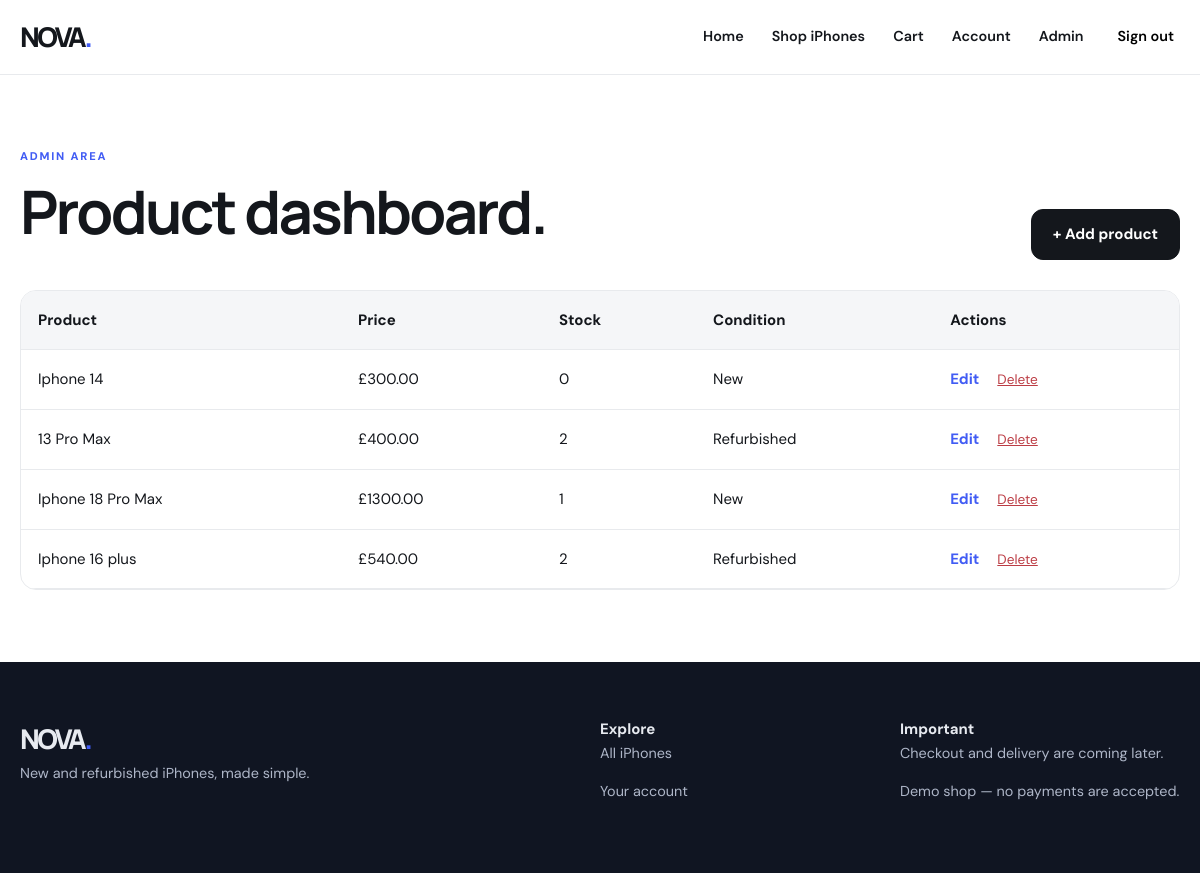
The page /admin (signed in) on the database its author committed.
### app.py (models this page shows)
class Product(db.Model):
    id = db.Column(db.Integer, primary_key=True)
    name = db.Column(db.String(100), nullable=False)
    price = db.Column(db.Numeric(10, 2), nullable=False)
    description = db.Column(db.Text, nullable=False)
    stock_quantity = db.Column(db.Integer, nullable=False, default=0)
    condition = db.Column(db.String(30), nullable=False)
    storage = db.Column(db.String(30), nullable=False)
    colour = db.Column(db.String(50), nullable=False)
    battery_health = db.Column(db.Integer, nullable=False, default=100)
    grade = db.Column(db.String(10))
    phone_picture = db.Column(db.String(500), nullable=False, default='')

### app.py (the view)
@app.route('/admin')
@admin_required
def admin():
    return render_template('admin.html', products=Product.query.order_by(Product.id.desc()).all())

### app.py (called while the page is built)
@app.context_processor
def shared_context():
    user = db.session.get(User, session.get('user_id')) if session.get('user_id') else None
    return {'current_user': user}

def login_required(func):
    @wraps(func)
    def wrapped(*args, **kwargs):
        if not session.get('user_id') or not db.session.get(User, session['user_id']):
            flash('Please sign in first.', 'warning')
            return redirect(url_for('login'))
        return func(*args, **kwargs)
    return wrapped

def admin_required(func):
    @wraps(func)
    @login_required
    def wrapped(*args, **kwargs):
        user = db.session.get(User, session['user_id'])
        if not user.is_admin:
            flash('Admin access required.', 'error')
            return redirect(url_for('home'))
        return func(*args, **kwargs)
    return wrapped

### templates/admin.html (shortened to what this page needs)
{% extends 'base.html' %}
{% block content %}
<section class="container section">
    <div class="section-heading">
        <div>
            <p class="eyebrow">
                ADMIN AREA
            </p>
            <h1 class="page-title">
                Product dashboard.
            </h1>
        </div>
        <a
            class="button"
            href="{{ url_for('add_products') }}"
        >
            + Add product
        </a>
    </div>
    <div class="admin-table-wrap">
        <table class="admin-table">
            <thead>
                <tr>
                    <th>Product</th>
                    <th>Price</th>
                    <th>Stock</th>
                    <th>Condition</th>
                    <th>Actions</th>
                </tr>
            </thead>
            <tbody>
                {% for product in products %}
                    <tr>
                        <td>
                            {{ product.name }}
                        </td>
                        <td>
                            £{{ '%.2f'|format(product.price) }}
                        </td>
                        <td>
                            {{ product.stock_quantity }}
                        </td>
                        <td>
                            {{ product.condition }}
                        </td>
                        <td>
                            <div class="admin-actions">
                                <a
                                    href="{{ url_for('edit_products', id=product.id) }}"
                                >
                                    Edit
                                </a>
                                <form
                                    method="post"
                                    action="{{ url_for('delete_product', id=product.id) }}"
                                    onsubmit="return confirm('Delete this product?')"
                                >
                                    <button
                                        type="submit"
                                        class="remove-link"
                                    >
                                        Delete
                                    </button>
                                </form>
                            </div>
                        </td>
                    </tr>
                {% endfor %}
            </tbody>
        </table>
    </div>
</section>
{% endblock %}

### static/css/style.css (style rules this page uses)
:root { --ink:#14171c; --muted:#707680; --line:#e8eaed; --bg:#fff; --soft:#f5f6f8; --accent:#415cf4; --dark:#0d1224 }
* { box-sizing:border-box }
body { margin:0; color:var(--ink); background:var(--bg); font:15px/1.65 'DM Sans',Arial,sans-serif }
h1,h2,h3,p { margin-top:0 }
h1,h2,h3 { font-family:Manrope,Arial,sans-serif; line-height:1.15; letter-spacing:-.045em }
h1 { font-size:clamp(2.6rem,6vw,5rem) }
a { color:inherit; text-decoration:none }
button,input,select,textarea { font:inherit }
button { cursor:pointer }
.container { width:min(1160px,calc(100% - 36px)); margin-inline:auto }
.section { padding-block:72px }
.eyebrow { font-size:.7rem; letter-spacing:.16em; font-weight:800; color:var(--accent); text-transform:uppercase }
.button { border:1px solid var(--ink); border-radius:12px; padding:12px 21px; background:var(--ink); color:#fff; display:inline-flex; align-items:center; justify-content:center; font-weight:700; white-space:nowrap }
.section-heading { display:flex; justify-content:space-between; align-items:end; gap:18px; margin-bottom:30px }
.page-title { font-size:clamp(2.5rem,5vw,4rem); margin-bottom:14px }
.remove-link { background:transparent; border:0; padding:0; color:#bc3d45; text-decoration:underline; font-size:.85rem }
.admin-table-wrap { overflow:auto; border:1px solid var(--line); border-radius:16px }
.admin-table { width:100%; border-collapse:collapse; min-width:650px }
.admin-table th,.admin-table td { padding:17px; text-align:left; border-bottom:1px solid var(--line) }
.admin-table th { background:var(--soft) }
.admin-actions { display:flex; gap:18px; align-items:center }
.admin-actions a { color:var(--accent); font-weight:700 }

### rows shown on the page
Product: name "Iphone 14", price "300.00", stock_quantity "0", condition "New"
Product: name "13 Pro Max", price "400.00", stock_quantity "2", condition "Refurbished"
Product: name "Iphone 18 Pro Max", price "1300.00", stock_quantity "1", condition "New"
Product: name "Iphone 16 plus", price "540.00", stock_quantity "2", condition "Refurbished"
